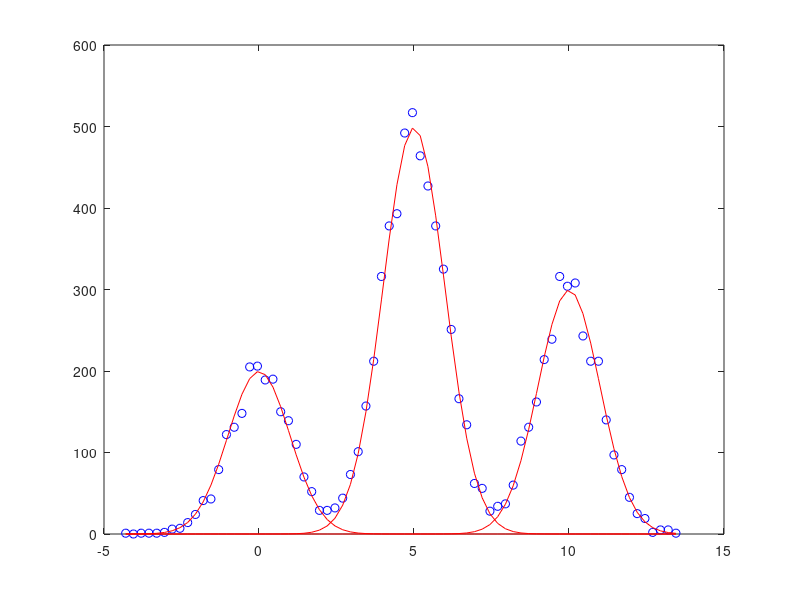

Recreate this plot in MATLAB. (Note: this script raises an error after producing the figure.)
%%%%%%%%%%%%%%%%%%%%%%%%%%%%%%%%%%%%%%%%%%%%%%%%%%%%%%%%%%%%%%%%%%
%%%%%% general implementation of a 3-mode gaussian mixture model
% created 23 May 2019
% by Aaron Clauset ( aaronclauset@gmail.com )

clear all; close all; clc;

% 1. Generate synthetic data from a 3-mode guassian mixture model

% parameter values and sample size
n  = 10000;         % sample size
mu = [0 5 10];      % mode means
vr = [1 1 1];       % mode variances
p  = [0.2 0.5 0.3]; % mixing parameters

% assign labels
nk = floor(p.*n);
z          = [1.*ones(nk(1),1); 2.*ones(nk(2),1); 3.*ones(nk(3),1)];
x1 = mu(1) + randn(nk(1),1).*sqrt(vr(1));
x2 = mu(2) + randn(nk(2),1).*sqrt(vr(2));
x3 = mu(3) + randn(nk(3),1).*sqrt(vr(3));
x  = [x1; x2; x3];

% visualize the data and the generative model
ux = (min(x):0.25:max(x));
hx = hist(x,ux);
figure(1);
plot(ux,hx,'bo'); hold on;
for i=1:numel(mu)
    plot(ux,(n.*p(i)/4).*pdf('norm',ux,mu(i),sqrt(vr(i))),'r-');
end
hold off;

% [1] logL = -581649.30
%      mu = [0.00 5.00 10.00]
%      vr = [1.00 1.00 1.00]
%      p  = [0.20 0.50 0.30]

z_true  = z;
mu_true = mu;
vr_true = vr;
p_true  = p;

% 2. Estimate the parameters via EM

% initial conditions
mu    = [min(x) median(x) max(x)];      % initial means
vr    = [1 1 1];       % initial variances
p     = ones(1,3)./3;  % initial p_k proportions
logL  = zeros(10,1);   % logL values

% initial log-likelihood
%   logL  = sum_{i=1}^n log( sum_{k=1}^K  p_k * N(xi|uk,sk)  )
Nxi     = [pdf('norm',x,mu(1),sqrt(vr(1))) pdf('norm',x,mu(2),sqrt(vr(2))) pdf('norm',x,mu(3),sqrt(vr(3)))];
logL(1) = sum( log( p * Nxi ));

fprintf('[%i] logL = %8.2f\n',1,logL(1));
fprintf('     mu = [%4.2f %4.2f %4.2f]\n',mu);
fprintf('     vr = [%4.2f %4.2f %4.2f]\n',vr);
fprintf('     p  = [%4.2f %4.2f %4.2f]\n',p);

ux = (min(x):0.25:max(x));
hx = hist(x,ux);
figure(1);
plot(ux,hx,'bo'); hold on;
for i=1:numel(mu)
    plot(ux,(n.*p(i)/4).*pdf('norm',ux,mu(i),sqrt(vr(i))),'r-');
end
hold off;
drawnow

% run the EM algorithm
gz = zeros(n,numel(mu)); % initial posteriors
jj = 2;                  % initialize loop
while jj<=numel(logL)
    % E-step : calculate the posterior probabilities
    % gamma_zi(k) = Pr(Zi = k | xi) = pi(k)*N(xi,mu_k,si_k) / sum_k pi(k)*N(xi,mu_k,si_k)
    for i=1:numel(x)
        gz(i,:) = p.*pdf('norm',x(i),mu,sqrt(vr));
        gz(i,:) = gz(i,:)./sum(gz(i,:));
    end
    
    % M-step : estimate gaussian parameters
    % n_k  = sum_{i=1}^n gamma_zi(k)
    nk = sum(gz,1);
    % mu_k = (1/n_k) * sum_{i=1}^n gamma_zi(k)*xi
    for j=1:numel(mu)
        mu(j) = (1./nk(j)) .* sum(gz(:,j).*x);
    end
    % sg_k = (1/n_k) * sum_{i=1}^n (gamma_zi(k) * (xi-mu_k)^2
    for j=1:numel(vr)
        vr(j) = (1./nk(j)) .* sum( gz(:,j).*(x-mu(j)).^2 );
    end
    % p_k = (n_k/n)
    p = nk./n;
    
    % update likelihood
    Nxi     = [pdf('norm',x,mu(1),sqrt(vr(1))) pdf('norm',x,mu(2),sqrt(vr(2))) pdf('norm',x,mu(3),sqrt(vr(3)))];
    logL(jj) = sum( log( p * Nxi ));

    fprintf('[%i] logL = %8.2f\n',jj,logL(jj));
    fprintf('     mu = [%4.2f %4.2f %4.2f]\n',mu);
    fprintf('     vr = [%4.2f %4.2f %4.2f]\n',vr);
    fprintf('     p  = [%4.2f %4.2f %4.2f]\n',p);

    % visualize the current model
    figure(1);
    plot(ux,hx,'bo'); hold on;
    for i=1:numel(mu)
        plot(ux,(n.*p(i)/4).*pdf('norm',ux,mu(i),sqrt(vr(i))),'r-');
    end
    hold off;
    drawnow

    % convergence check
    if (logL(jj)-logL(jj-1))<0.05, break; end
    jj = jj+1;
    
end

% plot the likelihood function over time
figure(2);
plot((1:numel(logL)),logL,'bo-');
xlabel('iterations')
ylabel('log-likelihood')

% visualize the final model
ux = (min(x):0.25:max(x));
hx = hist(x,ux);
figure(1);
plot(ux,hx,'bo'); hold on;
for i=1:numel(mu)
    plot(ux,(n.*p(i)/4).*pdf('norm',ux,mu(i),sqrt(vr(i))),'r-');
end
hold off;
xlabel('x value')
ylabel('density')
